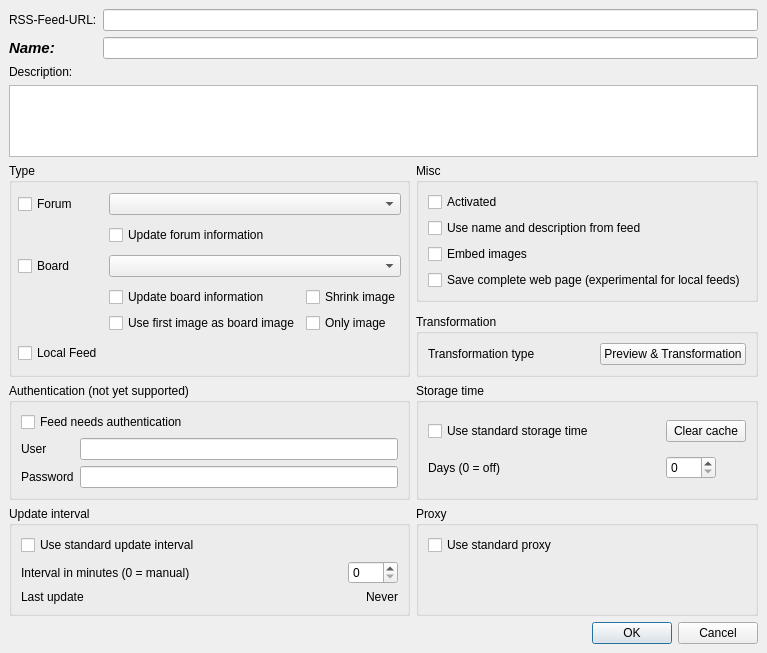
<?xml version="1.0" encoding="UTF-8"?>
<ui version="4.0">
 <class>AddFeedDialog</class>
 <widget class="QDialog" name="AddFeedDialog">
  <property name="geometry">
   <rect>
    <x>0</x>
    <y>0</y>
    <width>739</width>
    <height>653</height>
   </rect>
  </property>
  <property name="windowTitle">
   <string>Create new feed</string>
  </property>
  <property name="windowIcon">
   <iconset>
    <normaloff>:/images/rstray3.png</normaloff>:/images/rstray3.png</iconset>
  </property>
  <layout class="QVBoxLayout" name="verticalLayout">
   <property name="spacing">
    <number>0</number>
   </property>
   <property name="leftMargin">
    <number>0</number>
   </property>
   <property name="topMargin">
    <number>0</number>
   </property>
   <property name="rightMargin">
    <number>0</number>
   </property>
   <property name="bottomMargin">
    <number>0</number>
   </property>
   <item>
    <widget class="HeaderFrame" name="headerFrame"/>
   </item>
   <item>
    <widget class="QFrame" name="gradFrame">
     <property name="frameShape">
      <enum>QFrame::NoFrame</enum>
     </property>
     <property name="frameShadow">
      <enum>QFrame::Raised</enum>
     </property>
     <layout class="QGridLayout" name="gradFrame_GL">
      <item row="7" column="0">
       <widget class="QGroupBox" name="authenticationGroupBox">
        <property name="title">
         <string>Authentication (not yet supported)</string>
        </property>
        <layout class="QGridLayout" name="gridLayout_4">
         <item row="0" column="0" colspan="2">
          <widget class="QCheckBox" name="useAuthenticationCheckBox">
           <property name="text">
            <string>Feed needs authentication</string>
           </property>
          </widget>
         </item>
         <item row="1" column="0">
          <widget class="QLabel" name="userLabel">
           <property name="text">
            <string>User</string>
           </property>
          </widget>
         </item>
         <item row="2" column="0">
          <widget class="QLabel" name="passwordLabel">
           <property name="text">
            <string>Password</string>
           </property>
          </widget>
         </item>
         <item row="1" column="1">
          <widget class="QLineEdit" name="userLineEdit"/>
         </item>
         <item row="2" column="1">
          <widget class="QLineEdit" name="passwordLineEdit">
           <property name="echoMode">
            <enum>QLineEdit::Password</enum>
           </property>
          </widget>
         </item>
        </layout>
       </widget>
      </item>
      <item row="7" column="1">
       <widget class="QGroupBox" name="storageTimeGroupBox">
        <property name="title">
         <string>Storage time</string>
        </property>
        <layout class="QGridLayout" name="gridLayout_3">
         <item row="2" column="0">
          <widget class="QLabel" name="storageTimeLabel">
           <property name="text">
            <string>Days (0 = off)</string>
           </property>
          </widget>
         </item>
         <item row="2" column="1">
          <widget class="QSpinBox" name="storageTimeSpinBox">
           <property name="maximumSize">
            <size>
             <width>50</width>
             <height>16777215</height>
            </size>
           </property>
           <property name="maximum">
            <number>999999999</number>
           </property>
          </widget>
         </item>
         <item row="0" column="0">
          <widget class="QCheckBox" name="useStandardStorageTimeCheckBox">
           <property name="text">
            <string>Use standard storage time</string>
           </property>
          </widget>
         </item>
         <item row="0" column="1">
          <widget class="QPushButton" name="clearCachePushButton">
           <property name="text">
            <string>Clear cache</string>
           </property>
          </widget>
         </item>
        </layout>
       </widget>
      </item>
      <item row="8" column="1">
       <widget class="QGroupBox" name="proxyGroupBox">
        <property name="title">
         <string>Proxy</string>
        </property>
        <layout class="QVBoxLayout" name="verticalLayout_3">
         <item>
          <widget class="QCheckBox" name="useStandardProxyCheckBox">
           <property name="text">
            <string>Use standard proxy</string>
           </property>
          </widget>
         </item>
         <item>
          <widget class="ProxyWidget" name="proxyWidget" native="true"/>
         </item>
        </layout>
       </widget>
      </item>
      <item row="8" column="0">
       <widget class="QGroupBox" name="updateInteralGroupBox">
        <property name="title">
         <string>Update interval</string>
        </property>
        <layout class="QGridLayout" name="gridLayout_5">
         <item row="0" column="0" colspan="2">
          <widget class="QCheckBox" name="useStandardUpdateInterval">
           <property name="text">
            <string>Use standard update interval</string>
           </property>
          </widget>
         </item>
         <item row="1" column="0">
          <widget class="QLabel" name="updateIntervalLabel">
           <property name="text">
            <string>Interval in minutes (0 = manual)</string>
           </property>
          </widget>
         </item>
         <item row="1" column="1">
          <widget class="QSpinBox" name="updateIntervalSpinBox">
           <property name="maximumSize">
            <size>
             <width>50</width>
             <height>16777215</height>
            </size>
           </property>
          </widget>
         </item>
         <item row="2" column="0" colspan="2">
          <layout class="QHBoxLayout" name="lastUpdateLayout">
           <item>
            <widget class="QLabel" name="lastUpdateLabel">
             <property name="text">
              <string>Last update</string>
             </property>
            </widget>
           </item>
           <item>
            <widget class="QLabel" name="lastUpdate">
             <property name="sizePolicy">
              <sizepolicy hsizetype="Maximum" vsizetype="Preferred">
               <horstretch>0</horstretch>
               <verstretch>0</verstretch>
              </sizepolicy>
             </property>
             <property name="text">
              <string>Never</string>
             </property>
            </widget>
           </item>
          </layout>
         </item>
        </layout>
       </widget>
      </item>
      <item row="11" column="0" colspan="2">
       <layout class="QHBoxLayout" name="buttonLayout">
        <item>
         <widget class="QDialogButtonBox" name="buttonBox">
          <property name="standardButtons">
           <set>QDialogButtonBox::Cancel|QDialogButtonBox::Ok</set>
          </property>
         </widget>
        </item>
       </layout>
      </item>
      <item row="1" column="0" colspan="2">
       <layout class="QVBoxLayout" name="descriptionLayout">
        <item>
         <widget class="QLabel" name="descriptionLabel">
          <property name="text">
           <string>Description:</string>
          </property>
         </widget>
        </item>
        <item>
         <widget class="QPlainTextEdit" name="descriptionPlainTextEdit"/>
        </item>
       </layout>
      </item>
      <item row="0" column="0" colspan="2">
       <layout class="QGridLayout" name="nameLayout">
        <item row="0" column="0">
         <widget class="QLabel" name="urlLabel">
          <property name="text">
           <string>RSS-Feed-URL:</string>
          </property>
         </widget>
        </item>
        <item row="0" column="1">
         <widget class="QLineEdit" name="urlLineEdit"/>
        </item>
        <item row="1" column="0">
         <widget class="QLabel" name="nameLabel">
          <property name="font">
           <font>
            <pointsize>11</pointsize>
            <italic>true</italic>
            <bold>true</bold>
           </font>
          </property>
          <property name="text">
           <string>Name:</string>
          </property>
         </widget>
        </item>
        <item row="1" column="1">
         <widget class="QLineEdit" name="nameLineEdit"/>
        </item>
       </layout>
      </item>
      <item row="3" column="1">
       <widget class="QGroupBox" name="flagGroupBox">
        <property name="title">
         <string>Misc</string>
        </property>
        <layout class="QVBoxLayout" name="verticalLayout_2">
         <item>
          <widget class="QCheckBox" name="activatedCheckBox">
           <property name="text">
            <string>Activated</string>
           </property>
          </widget>
         </item>
         <item>
          <widget class="QCheckBox" name="useInfoFromFeedCheckBox">
           <property name="text">
            <string>Use name and description from feed</string>
           </property>
          </widget>
         </item>
         <item>
          <widget class="QCheckBox" name="embedImagesCheckBox">
           <property name="text">
            <string>Embed images</string>
           </property>
          </widget>
         </item>
         <item>
          <widget class="QCheckBox" name="saveCompletePageCheckBox">
           <property name="text">
            <string>Save complete web page (experimental for local feeds)</string>
           </property>
          </widget>
         </item>
        </layout>
       </widget>
      </item>
      <item row="5" column="1">
       <widget class="QGroupBox" name="groupBox">
        <property name="title">
         <string>Transformation</string>
        </property>
        <layout class="QVBoxLayout" name="verticalLayout_4">
         <item>
          <layout class="QHBoxLayout" name="horizontalLayout">
           <item>
            <widget class="QLabel" name="transformationTypeLabel">
             <property name="text">
              <string>Transformation type</string>
             </property>
            </widget>
           </item>
           <item>
            <widget class="QPushButton" name="previewButton">
             <property name="sizePolicy">
              <sizepolicy hsizetype="Maximum" vsizetype="Fixed">
               <horstretch>0</horstretch>
               <verstretch>0</verstretch>
              </sizepolicy>
             </property>
             <property name="text">
              <string>Preview &amp;&amp; Transformation</string>
             </property>
            </widget>
           </item>
          </layout>
         </item>
        </layout>
       </widget>
      </item>
      <item row="3" column="0" rowspan="3">
       <widget class="QGroupBox" name="typeGroupBox">
        <property name="title">
         <string>Type</string>
        </property>
        <layout class="QGridLayout" name="gridLayout_2">
         <property name="leftMargin">
          <number>6</number>
         </property>
         <property name="topMargin">
          <number>6</number>
         </property>
         <property name="rightMargin">
          <number>6</number>
         </property>
         <property name="bottomMargin">
          <number>6</number>
         </property>
         <item row="0" column="0">
          <widget class="QCheckBox" name="typeForumCheckBox">
           <property name="sizePolicy">
            <sizepolicy hsizetype="Minimum" vsizetype="Fixed">
             <horstretch>0</horstretch>
             <verstretch>0</verstretch>
            </sizepolicy>
           </property>
           <property name="text">
            <string>Forum</string>
           </property>
          </widget>
         </item>
         <item row="0" column="1">
          <widget class="RSComboBox" name="forumComboBox"/>
         </item>
         <item row="8" column="0">
          <widget class="QCheckBox" name="typeLocalCheckBox">
           <property name="text">
            <string>Local Feed</string>
           </property>
          </widget>
         </item>
         <item row="1" column="1">
          <layout class="QHBoxLayout" name="horizontalLayout_2">
           <item>
            <widget class="QCheckBox" name="updateForumInfoCheckBox">
             <property name="text">
              <string>Update forum information</string>
             </property>
            </widget>
           </item>
          </layout>
         </item>
         <item row="4" column="1">
          <widget class="RSComboBox" name="postedComboBox"/>
         </item>
         <item row="4" column="0">
          <widget class="QCheckBox" name="typePostedCheckBox">
           <property name="text">
            <string>Board</string>
           </property>
          </widget>
         </item>
         <item row="6" column="1">
          <layout class="QGridLayout" name="gridLayout">
           <item row="0" column="0">
            <widget class="QCheckBox" name="updatePostedInfoCheckBox">
             <property name="text">
              <string>Update board information</string>
             </property>
            </widget>
           </item>
           <item row="1" column="1">
            <widget class="QCheckBox" name="postedOnlyImageCheckBox">
             <property name="text">
              <string>Only image</string>
             </property>
            </widget>
           </item>
           <item row="1" column="0">
            <widget class="QCheckBox" name="postedFirstImageCheckBox">
             <property name="text">
              <string>Use first image as board image</string>
             </property>
            </widget>
           </item>
           <item row="0" column="1">
            <widget class="QCheckBox" name="postedShinkImageCheckBox">
             <property name="text">
              <string>Shrink image</string>
             </property>
            </widget>
           </item>
          </layout>
         </item>
        </layout>
       </widget>
      </item>
     </layout>
    </widget>
   </item>
  </layout>
 </widget>
 <customwidgets>
  <customwidget>
   <class>HeaderFrame</class>
   <extends>QFrame</extends>
   <header>gui/common/HeaderFrame.h</header>
   <container>1</container>
  </customwidget>
  <customwidget>
   <class>RSComboBox</class>
   <extends>QComboBox</extends>
   <header>gui/common/RSComboBox.h</header>
  </customwidget>
  <customwidget>
   <class>ProxyWidget</class>
   <extends>QWidget</extends>
   <header>gui/ProxyWidget.h</header>
   <container>1</container>
  </customwidget>
 </customwidgets>
 <tabstops>
  <tabstop>urlLineEdit</tabstop>
  <tabstop>nameLineEdit</tabstop>
  <tabstop>descriptionPlainTextEdit</tabstop>
  <tabstop>typeForumCheckBox</tabstop>
  <tabstop>forumComboBox</tabstop>
  <tabstop>updateForumInfoCheckBox</tabstop>
  <tabstop>typePostedCheckBox</tabstop>
  <tabstop>postedComboBox</tabstop>
  <tabstop>updatePostedInfoCheckBox</tabstop>
  <tabstop>postedShinkImageCheckBox</tabstop>
  <tabstop>postedFirstImageCheckBox</tabstop>
  <tabstop>postedOnlyImageCheckBox</tabstop>
  <tabstop>typeLocalCheckBox</tabstop>
  <tabstop>activatedCheckBox</tabstop>
  <tabstop>useInfoFromFeedCheckBox</tabstop>
  <tabstop>embedImagesCheckBox</tabstop>
  <tabstop>saveCompletePageCheckBox</tabstop>
  <tabstop>previewButton</tabstop>
  <tabstop>useAuthenticationCheckBox</tabstop>
  <tabstop>userLineEdit</tabstop>
  <tabstop>passwordLineEdit</tabstop>
  <tabstop>useStandardStorageTimeCheckBox</tabstop>
  <tabstop>clearCachePushButton</tabstop>
  <tabstop>storageTimeSpinBox</tabstop>
  <tabstop>useStandardUpdateInterval</tabstop>
  <tabstop>updateIntervalSpinBox</tabstop>
  <tabstop>useStandardProxyCheckBox</tabstop>
  <tabstop>proxyWidget</tabstop>
 </tabstops>
 <resources/>
 <connections/>
</ui>
